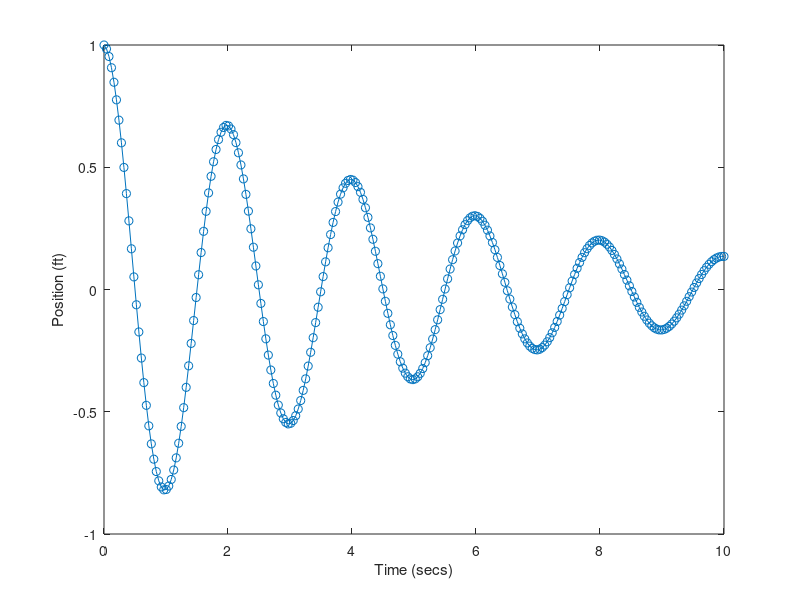

MATLAB code to generate this figure:
%% plotdamped.m
% Simulates damped harmonic motion with the equation
% f(x) = e^(-x/alpha)*cos(2*PI*x/lambda)
% Author: Len Pieroni
% No assistance

clear;
clc;

%% Parameters and variables

alpha = 5;
lambda = 2;
e = 2.71828;
x = linspace(0, 10, 250);

%% Calculation

y = e.^(-x/alpha).*cos(2*pi*x/lambda);

%% Draw graph

plot(x, y, "-o");
xlabel("Time (secs)");
ylabel("Position (ft)");
